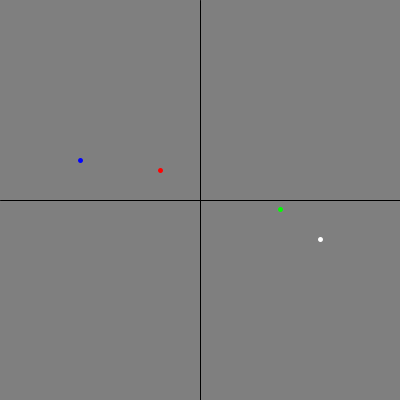
Frame 1 (no input)
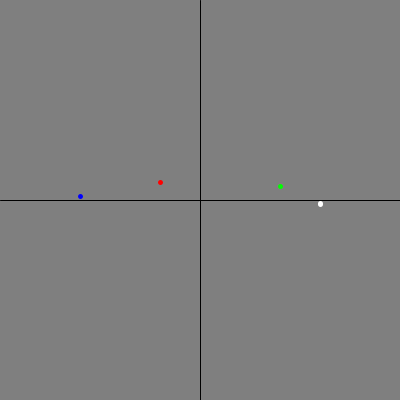
Frame 60 (the mouse pressed at the canvas centre just before this capture)
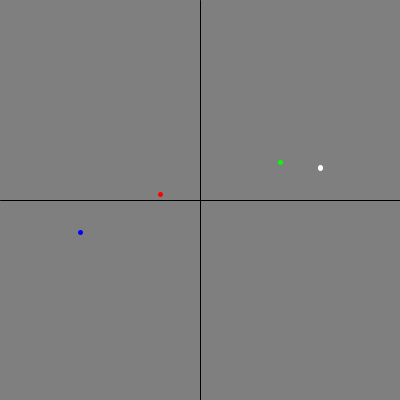
Frame 120 (the mouse held since frame 60 and released just before this capture)

The Processing sketch that drew these frames (run headless with seeded random() and noise(); from frame 60 on, the mouse is pressed at the canvas centre):

// Processing sketch: testing_vectors
// ── testing_vectors.pde
float posspeedx=0;
float negspeedx=0;
float speedx=0;
float posspeedy=0.2;
float negspeedy=-0.2;
float speedy1=0.2;
float speedy2=0.4;
float x1=-40;
float x2=80;
float y1=-30;
float y2=10;
void setup()
{
  size(400, 400);
  smooth();
  
}
void draw()
{
  background(127);
  translate(200, 200);
  stroke(0);
  strokeWeight(1);
  line(0,-200,0,200);
  line(200,0,-200,0);
  point(0,0);
  move();
  bounce();
  call(x1,y1, x2,y2 );
}
void bounce(){
  if(y1<=-50){
    speedy1*=-1;
  }
  if(y1>=50){
    speedy1*=-1; 
  }
  if(y2<=-80){
    speedy2*=-1;
  }
  if(y2>=80){
    speedy2*=-1; 
  }
}
void move(){
  x1+=speedx;
  y1+=speedy1;
  x2+=speedx;
  y2-=speedy2;
}
void call(float x3, float y3, float x4, float y4) {
  println(x3 +":"+y3+" "+x4 +":"+y4+" "+(x3-x4) +":"+(y3-y4)+" "+(x4-x3) +":"+(y4-y3));
  stroke(255, 0, 0);
  strokeWeight(5);
  point(x3, y3);
  stroke(0, 255, 0);
  point(x4, y4);
  stroke(0, 0, 255);
  point(x3-x4, y3-y4);
  stroke(255);
  point(x4-x3,y4-y3);
}
